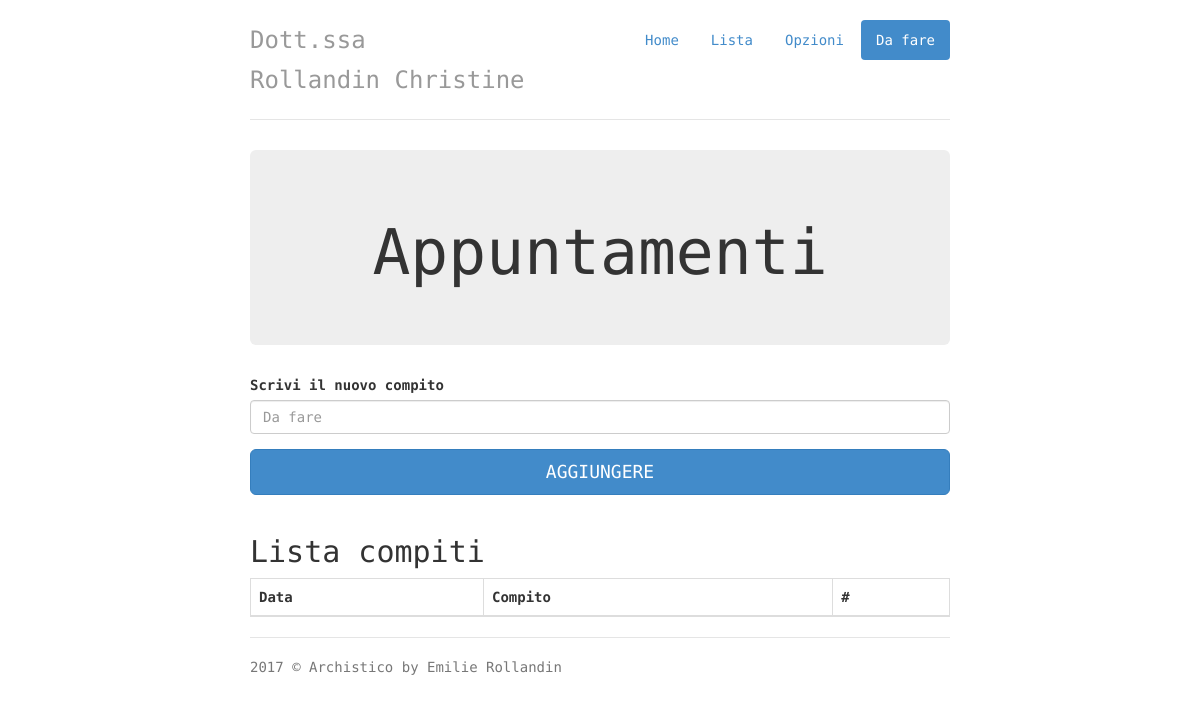
The app's page /dafare.php, older data.
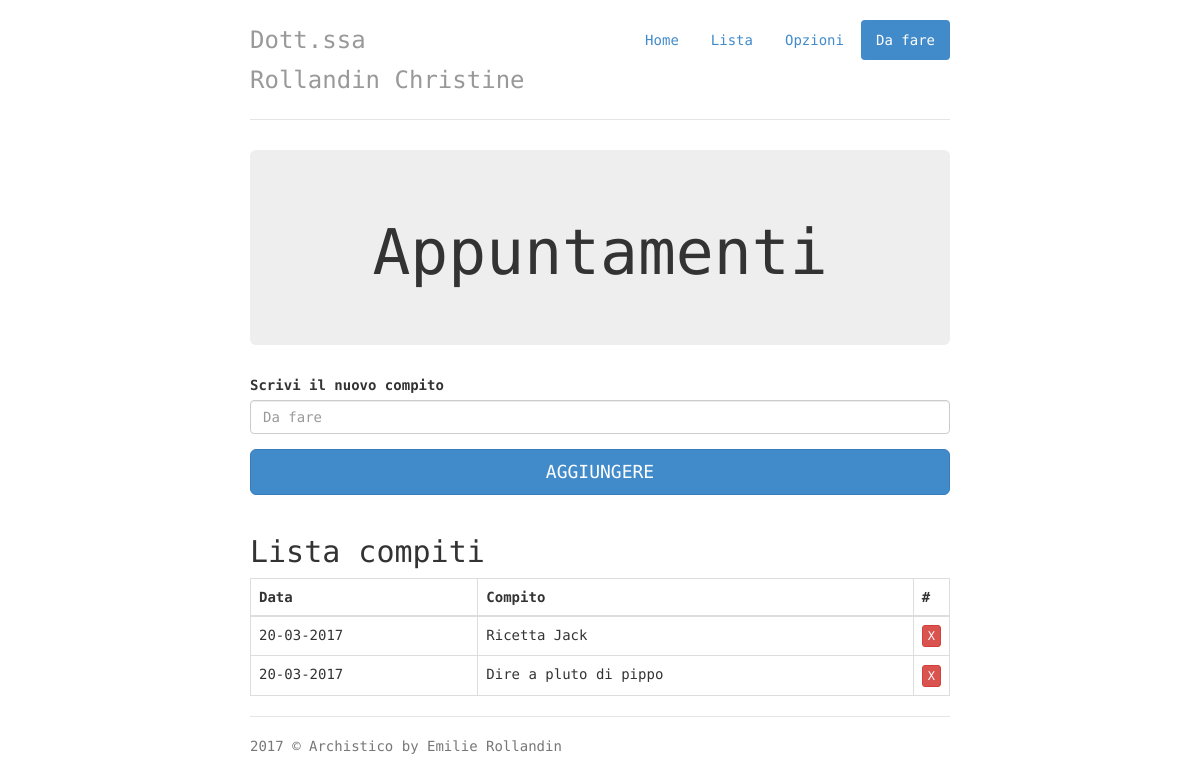
The same page, newer data.
### tables this page shows
CREATE TABLE `compiti` (
  `idcompito` int(11) NOT NULL,
  `data` date NOT NULL,
  `compito` text NOT NULL
);

### dafare.php (the view, shortened to what this page needs)
<!DOCTYPE html>
<html lang="en">
  <head>
    <link href="dist/bootstrap/css/bootstrap.min.css" rel="stylesheet">
    <link href="css/jumbotron-narrow.css" rel="stylesheet">
	<link href="dist/air-datepicker/css/datepicker.min.css" rel="stylesheet" type="text/css">
    <link href="css/appuntamenti.css" rel="stylesheet">
  </head>
  <body>
    <div class="container">
      <div class="header">
        <ul class="nav nav-pills pull-right">
          <li><a href="index.php">Home</a></li>
          <li><a href="lista.php">Lista</a></li>
		      <li><a href="opzioni.php">Opzioni</a></li>
          <li class="active"><a href="dafare.php">Da fare</a></li>
        </ul>
        <h3 class="text-muted">Dott.ssa <br>Rollandin Christine</h3>
      </div>
      <div class="jumbotron">
        <h1>Appuntamenti</h1>
      </div>
		<form name="Form" action="compitoaggiungi.php" method="get">
	  <div class="row">
	    <div class="col-lg-12">
		    <div class="form-group">
             <label>Scrivi il nuovo compito</label>
             <input type="text" class="form-control" placeholder="Da fare" name='dafare' required>
        </div>
      </div>
    </div>
	  <div class="row">
	    <div class="col-lg-12">
        <button type="submit" class="btn btn-block btn-primary btn-lg">AGGIUNGERE</button>
      </div>
    </div>
	  </form>
    <br>
          <?php
      include 'config.php';
      $compiti = array();
      try {
          $db = new PDO("mysql:host=" . $dbhost . ";dbname=" . $dbname, $dbuser, $dbpswd);
          $db->setAttribute(PDO::ATTR_ERRMODE, PDO::ERRMODE_WARNING);
          $db->setAttribute(PDO::ATTR_DEFAULT_FETCH_MODE, PDO::FETCH_OBJ);
          $db->setAttribute(PDO::MYSQL_ATTR_INIT_COMMAND, 'SET NAMES UTF8');
          $sql = "SELECT *
                  FROM compiti
                  ORDER BY compiti.data DESC
                  ";
          $result = $db->query($sql);
          foreach ($result as $row) {
              $row = get_object_vars($row);
              $compiti[$row['idcompito']] = new Compito();
              $compiti[$row['idcompito']]->idcompito = $row['idcompito'];
              $data = DateTime::createFromFormat('Y-m-d', $row['data']);
              $compiti[$row['idcompito']]->data = $data->format('d-m-Y');
              $compiti[$row['idcompito']]->compito = $row['compito'];
          }
      } catch (PDOException $e) {
         throw new PDOException("Error  : " . $e->getMessage());
      }
		    echo "<div class='row'><div class='col-lg-12'><h2>Lista compiti</h2><table class='table table-bordered'><thead><tr><th>Data</th><th>Compito</th><th>#</th></tr></thead><tbody>";
        foreach($compiti as $com) {
              echo "<tr>";
              echo "<td>"; echo $com->data; echo "</td>";
              echo "<td>"; echo $com->compito; echo "</td>";
              echo "<td style='width: 30px;margin-right: 3px; margin-bottom: 3px'><a class='btn btn-xs btn-danger' href='compitocancella.php?id=".$com->idcompito."' role='button'>X</a></td>";
              echo "</tr>";
        }
        echo "</tbody></table></div></div>";
      ?>
	  <div class="footer">
        <p>2017 &copy; Archistico by Emilie Rollandin</p>
    </div>
    </div>
  </body>
</html>

Row changes from the older to the newer data that the page shows:
added compiti: data "20-03-2017", compito "Ricetta Jack"
added compiti: data "20-03-2017", compito "Dire a pluto di pippo"
